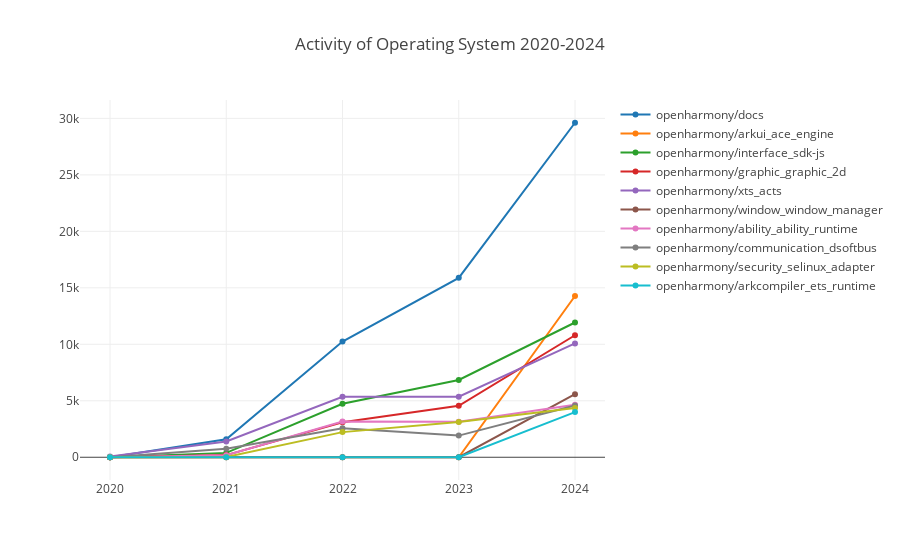

The code cell stored with this chart in its notebook:
### Code cell
processTechFieldDataActivity(':technology/operating_system', 'Operating System');

### Figure 1 — Plotly figure (JSON) as saved in the notebook; plotly's stock layout.template omitted (floating-point values rounded to 4 significant figures)
{"data": [{"name": "openharmony/docs", "x": [2020, 2021, 2022, 2023, 2024], "y": [0, 1592.0, 10240.0, 15880.0, 29610.0]}, {"name": "openharmony/arkui_ace_engine", "x": [2020, 2021, 2022, 2023, 2024], "y": [0, 0, 0, 0, 14270.0]}, {"name": "openharmony/interface_sdk-js", "x": [2020, 2021, 2022, 2023, 2024], "y": [0, 387.2, 4733.0, 6845.0, 11930.0]}, {"name": "openharmony/graphic_graphic_2d", "x": [2020, 2021, 2022, 2023, 2024], "y": [0, 190.6, 3092.0, 4558.0, 10800.0]}, {"name": "openharmony/xts_acts", "x": [2020, 2021, 2022, 2023, 2024], "y": [58.68, 1398.0, 5356.0, 5355.0, 10080.0]}, {"name": "openharmony/window_window_manager", "x": [2020, 2021, 2022, 2023, 2024], "y": [0, 0, 0, 0, 5583.0]}, {"name": "openharmony/ability_ability_runtime", "x": [2020, 2021, 2022, 2023, 2024], "y": [0, 179.8, 3164.0, 3140.0, 4649.0]}, {"name": "openharmony/communication_dsoftbus", "x": [2020, 2021, 2022, 2023, 2024], "y": [0, 753.8, 2576.0, 1915.0, 4579.0]}, {"name": "openharmony/security_selinux_adapter", "x": [2020, 2021, 2022, 2023, 2024], "y": [0, 21.81, 2225.0, 3118.0, 4364.0]}, {"name": "openharmony/arkcompiler_ets_runtime", "x": [2020, 2021, 2022, 2023, 2024], "y": [0, 0, 0, 0, 3995.0]}], "layout": {"autosize": true, "title": {"text": "Activity of Operating System 2020-2024"}, "xaxis": {"autorange": true, "range": [2020.0, 2024.0], "type": "linear"}, "yaxis": {"autorange": true, "range": [-2444.0, 32060.0], "type": "linear"}}}
